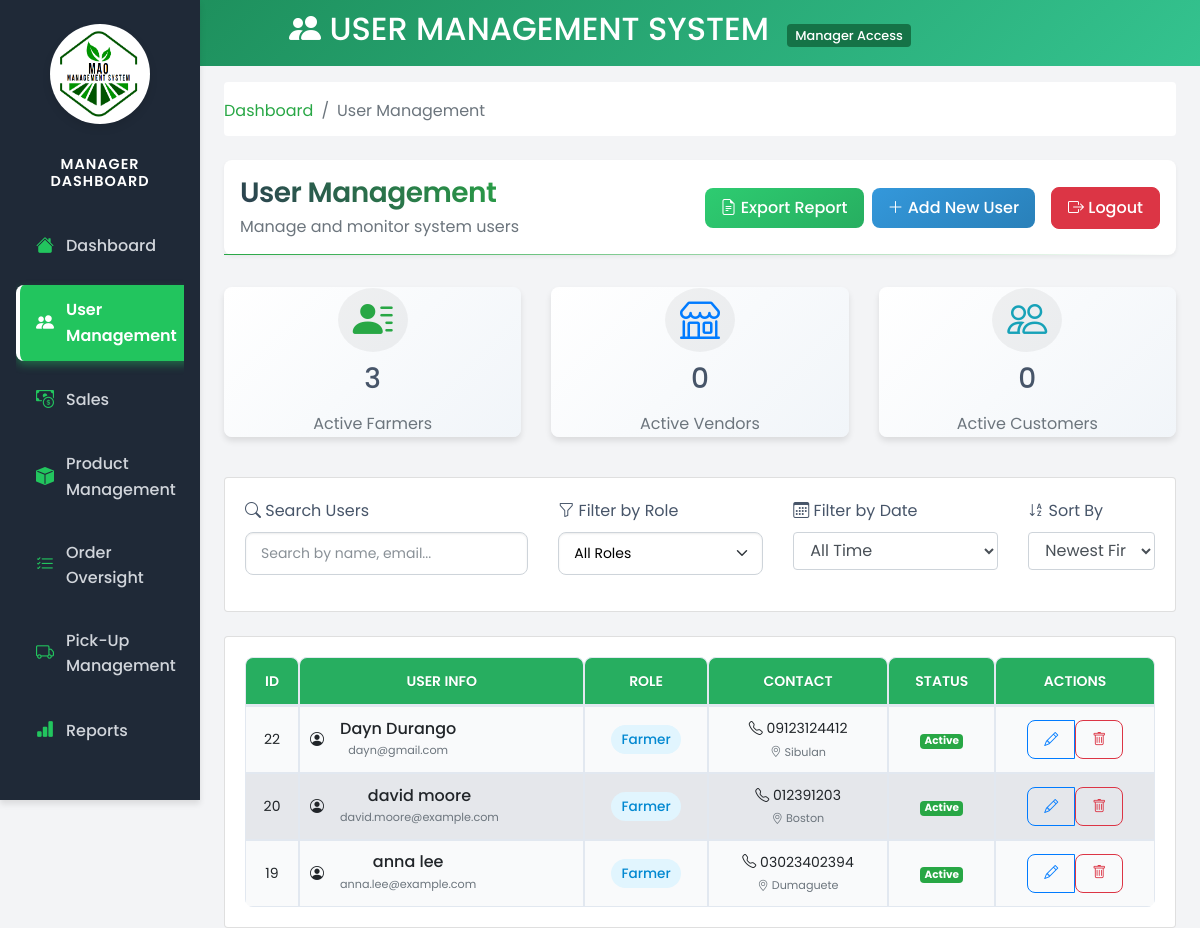
The page /views/manager/manager-user-management.php (signed in) on the database as committed earlier.
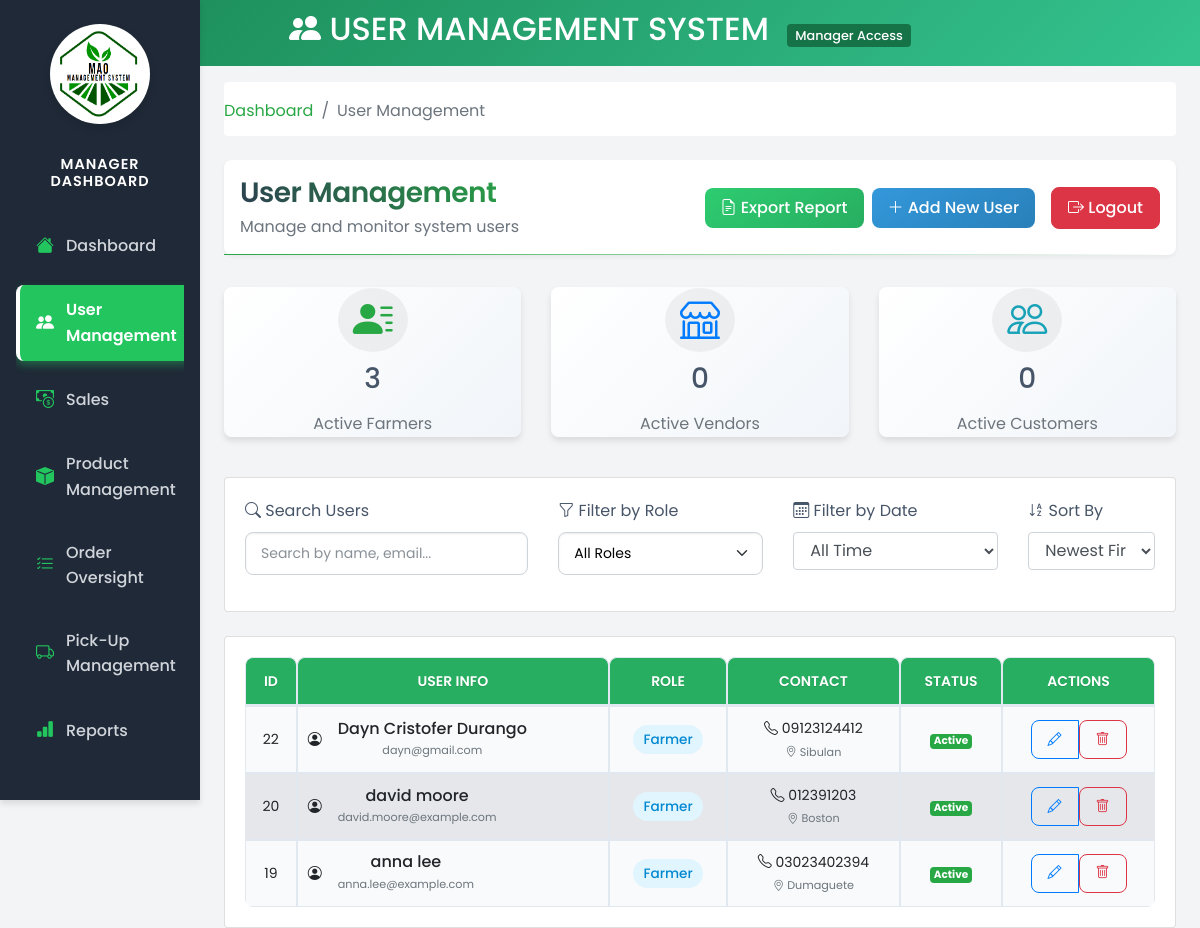
The same page on the database as committed later.
### tables this page shows
CREATE TABLE `users` (
  `user_id` int(11) NOT NULL,
  `username` varchar(50) NOT NULL,
  `password` varchar(255) NOT NULL,
  `email` varchar(100) NOT NULL,
  `role_id` int(11) DEFAULT NULL,
  `created_at` timestamp NOT NULL DEFAULT current_timestamp(),
  `updated_at` timestamp NOT NULL DEFAULT current_timestamp() ON UPDATE current_timestamp(),
  `first_name` varchar(100) NOT NULL,
  `last_name` varchar(100) NOT NULL,
  `contact_number` varchar(20) DEFAULT NULL,
  `address` text DEFAULT NULL
);

CREATE TABLE `roles` (
  `role_id` int(11) NOT NULL,
  `role_name` varchar(50) NOT NULL
);

### models/user.php (called while the page is built, shortened)
<?php
require_once 'Database.php';
class User
{
    private $conn;
    public function __construct()
    {
        $database = new Database();
        $this->conn = $database->connect();
    }
    public function getUsersByRoles($roles) {
        try {
            $placeholders = str_repeat('?,', count($roles) - 1) . '?';
            $query = "SELECT u.*, r.role_name
                     FROM users u
                     JOIN roles r ON u.role_id = r.role_id
                     WHERE r.role_name IN ($placeholders)
                     ORDER BY u.user_id DESC";
            $stmt = $this->conn->prepare($query);
            $stmt->execute($roles);
            return $stmt->fetchAll(PDO::FETCH_ASSOC);
        } catch (PDOException $e) {
            error_log("Error fetching users by roles: " . $e->getMessage());
            return [];
        }
    }
    public function getRolesByType($roleTypes) {
        try {
            $placeholders = str_repeat('?,', count($roleTypes) - 1) . '?';
            $query = "SELECT * FROM roles WHERE role_name IN ($placeholders)";
            $stmt = $this->conn->prepare($query);
            $stmt->execute($roleTypes);
            return $stmt->fetchAll(PDO::FETCH_ASSOC);
        } catch (PDOException $e) {
            error_log("Error fetching roles by type: " . $e->getMessage());
            return [];
        }
    }
}
?>

### models/database.php (called while the page is built)
<?php
class Database {
    private $host = 'localhost';
    private $db = 'farmersmarketdb';
    private $user = 'root';
    private $pass = '';
    private $charset = 'utf8mb4';
    public $conn;
    public function connect() {
        if ($this->conn === null) {
            try {
                $dsn = "mysql:host=$this->host;dbname=$this->db;charset=$this->charset";
                $this->conn = new PDO($dsn, $this->user, $this->pass);
                $this->conn->setAttribute(PDO::ATTR_ERRMODE, PDO::ERRMODE_EXCEPTION);
            } catch (PDOException $e) {
                echo 'Connection failed: ' . $e->getMessage();
                exit;
            }
        }
        return $this->conn;
    }
}
?>

### views/manager/manager-user-management.php (the view, shortened to what the changed rows need)
<?php
require_once '../../models/User.php';
$userClass = new User();
$users = $userClass->getUsersByRoles(['Farmer', 'Vendor', 'Customer']);
$roles = $userClass->getRolesByType(['Farmer', 'Vendor', 'Customer']);
?>
<!DOCTYPE html>
<html lang="en">
<head>
    <link href="https://stackpath.bootstrapcdn.com/bootstrap/4.5.2/css/bootstrap.min.css" rel="stylesheet">
    <link href="https://cdn.jsdelivr.net/npm/bootstrap-icons/font/bootstrap-icons.css" rel="stylesheet">
    <link rel="stylesheet" href="../../public/style/admin.css">
    <link rel="stylesheet" href="../../public/style/admin-sidebar.css">
    <link rel="stylesheet" href="../../public/style/user-management.css">
</head>
<body>
    <div class="manager-header text-center">
        <h2><i class="bi bi-people-fill"></i> USER MANAGEMENT SYSTEM <span class="manager-badge">Manager Access</span></h2>
    </div>
    <div class="container-fluid">
        <div class="row">
            <main role="main" class="col-md-9 ml-sm-auto col-lg-10 px-4">
                <div class="page-header d-flex justify-content-between align-items-center">
                    <div>
                        <h1 class="h2 mb-1">User Management</h1>
                    </div>
                </div>
                <div class="card">
                    <div class="card-body">
                        <div class="table-responsive">
                            <table class="table table-hover">
                                <thead>
                                    <tr>
                                        <th>ID</th>
                                        <th>User Info</th>
                                        <th>Role</th>
                                        <th>Contact</th>
                                        <th>Status</th>
                                        <th>Actions</th>
                                    </tr>
                                </thead>
                                <tbody>
                                    <?php foreach ($users as $user): ?>
                                    <tr>
                                        <td><?= $user['user_id'] ?></td>
                                        <td>
                                            <div class="d-flex align-items-center">
                                                <div class="user-avatar mr-3">
                                                    <i class="bi bi-person-circle"></i>
                                                </div>
                                                <div>
                                                    <h6 class="mb-0"><?= htmlspecialchars($user['first_name'] . ' ' . $user['last_name']) ?></h6>
                                                    <small class="text-muted"><?= htmlspecialchars($user['email']) ?></small>
                                                </div>
                                            </div>
                                        </td>
                                        <td>
                                            <?php
                                            $roleName = "";
                                            foreach ($roles as $role) {
                                                if ($role['role_id'] == $user['role_id']) {
                                                    $roleName = $role['role_name'];
                                                    break;
                                                }
                                            }
                                            ?>
                                            <span class="role-badge <?= $roleName ?>"><?= $roleName ?></span>
                                        </td>
                                        <td>
                                            <div>
                                                <i class="bi bi-telephone"></i> <?= htmlspecialchars($user['contact_number']) ?>
                                            </div>
                                            <small class="text-muted">
                                                <i class="bi bi-geo-alt"></i> <?= htmlspecialchars($user['address']) ?>
                                            </small>
                                        </td>
                                        <td>
                                            <span class="badge badge-success">Active</span>
                                        </td>
                                        <td>
                                            <div class="btn-group">
                                                <button class="btn btn-sm btn-outline-primary edit-btn"
                                                        data-user-id="<?= $user['user_id'] ?>"
                                                        data-username="<?= htmlspecialchars($user['username']) ?>"
                                                        data-email="<?= htmlspecialchars($user['email']) ?>"
                                                        data-role-id="<?= $user['role_id'] ?>"
                                                        data-first-name="<?= htmlspecialchars($user['first_name']) ?>"
                                                        data-last-name="<?= htmlspecialchars($user['last_name']) ?>"
                                                        data-contact-number="<?= htmlspecialchars($user['contact_number']) ?>"
                                                        data-address="<?= htmlspecialchars($user['address']) ?>">
                                                    <i class="bi bi-pencil"></i>
                                                </button>
                                                <form method="POST" class="d-inline">
                                                    <button type="submit" name="delete_user" class="btn btn-sm btn-outline-danger"
                                                            onclick="return confirm('Are you sure you want to delete this user?');">
                                                        <i class="bi bi-trash"></i>
                                                    </button>
                                                </form>
                                            </div>
                                        </td>
                                    </tr>
                                    <?php endforeach; ?>
                                </tbody>
                            </table>
                        </div>
                    </div>
                </div>
            </main>
        </div>
    </div>
</body>
</html>

Rows that differ between the two databases and show on the page:
changed users "dayn@gmail.com": first_name+last_name "Dayn Durango" → "Dayn Cristofer Durango"
